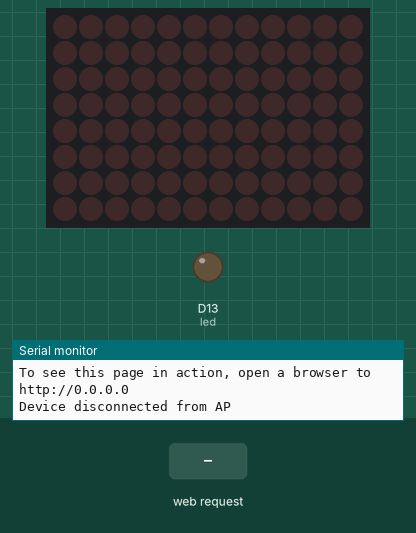
This sketch was run on a simulated Arduino Uno R4 WiFi. Shown: 12×8 LED matrix, output pins drawn as LEDs (lit = HIGH), the last lines printed to the serial monitor. The inputs (shaded band) are chosen by the test bench. Not simulated (calls return 0 or success): arduino_secrets.h.

Above: at 11.2 s.
11.3 s: HTTP request GET /H received
At 12.4 s:
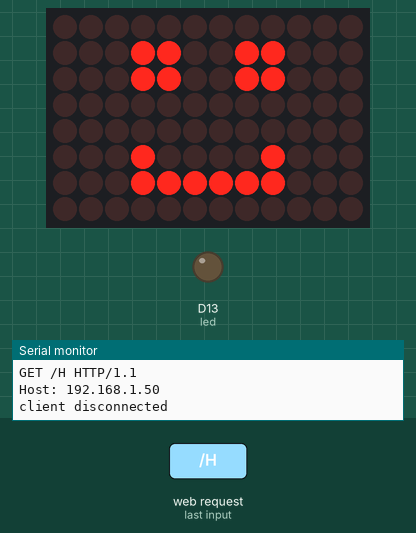
12.8 s: HTTP request GET /L received
At 13.5 s:
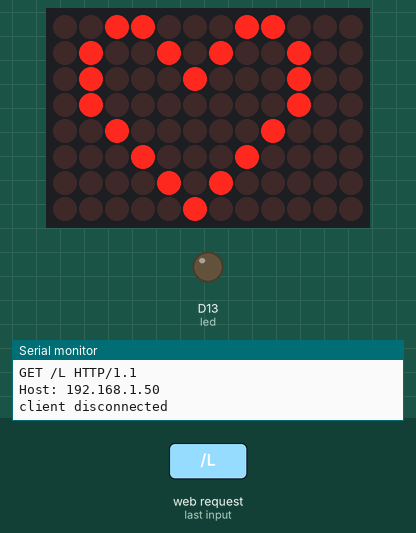
Timing chart, 0 to 15.8 s (numbered marks = the images above; inputs shaded):
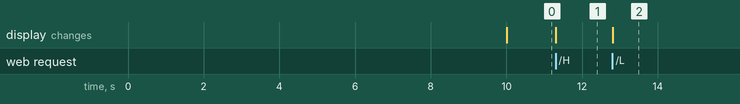

Measured:
- after the input at 11.3 s, the display: changes at once (image 1)
- after the input at 12.8 s, the display: changes at once (image 2)

The sketch:

access_point_test.ino
```cpp
/*
  WiFi Web Server LED Blink

  A simple web server that lets you blink an LED via the web.
  This sketch will create a new access point (with no password).
  It will then launch a new server and print out the IP address
  to the Serial Monitor. From there, you can open that address in a web browser
  to turn on and off the LED on pin 13.

  If the IP address of your board is yourAddress:
    http://yourAddress/H turns the LED on
    http://yourAddress/L turns it off

  created 25 Nov 2012
  by Tom Igoe
  adapted to WiFi AP by Adafruit

  Find the full UNO R4 WiFi Network documentation here:
  https://docs.arduino.cc/tutorials/uno-r4-wifi/wifi-examples#access-point
 */

#include "WiFiS3.h"

#include "arduino_secrets.h"

#include "Arduino_LED_Matrix.h"

ArduinoLEDMatrix matrix;

///////please enter your sensitive data in the Secret tab/arduino_secrets.h
char ssid[] = SECRET_SSID;        // your network SSID (name)
char pass[] = SECRET_PASS;        // your network password (use for WPA, or use as key for WEP)
int keyIndex = 0;                 // your network key index number (needed only for WEP)

int led =  LED_BUILTIN;
int status = WL_IDLE_STATUS;
WiFiServer server(80);

void setup() {
  //Initialize serial and wait for port to open:
  Serial.begin(9600);
  while (!Serial) {
    ; // wait for serial port to connect. Needed for native USB port only
  }
  Serial.println("Access Point Web Server");

  pinMode(led, OUTPUT);      // set the LED pin mode

  // check for the WiFi module:
  if (WiFi.status() == WL_NO_MODULE) {
    Serial.println("Communication with WiFi module failed!");
    // don't continue
    while (true);
  }

  String fv = WiFi.firmwareVersion();
  if (fv < WIFI_FIRMWARE_LATEST_VERSION) {
    Serial.println("Please upgrade the firmware");
  }

  // by default the local IP address will be 192.168.4.1
  // you can override it with the following:
  WiFi.config(IPAddress(192,48,56,2));

  // print the network name (SSID);
  Serial.print("Creating access point named: ");
  Serial.println(ssid);

  // Create open network. Change this line if you want to create an WEP network:
  status = WiFi.beginAP(ssid, pass);
  if (status != WL_AP_LISTENING) {
    Serial.println("Creating access point failed");
    // don't continue
    while (true);
  }

  // wait 10 seconds for connection:
  delay(10000);

  // start the web server on port 80
  server.begin();

  // you're connected now, so print out the status
  printWiFiStatus();

  matrix.begin();
}


const uint32_t happy[] = {
    0x19819,
    0x80000001,
    0x81f8000
};
const uint32_t heart[] = {
    0x3184a444,
    0x44042081,
    0x100a0040
};

void loop() {

  // compare the previous status to the current status
  if (status != WiFi.status()) {
    // it has changed update the variable
    status = WiFi.status();

    if (status == WL_AP_CONNECTED) {
      // a device has connected to the AP
      Serial.println("Device connected to AP");
    } else {
      // a device has disconnected from the AP, and we are back in listening mode
      Serial.println("Device disconnected from AP");
    }
  }

  WiFiClient client = server.available();   // listen for incoming clients

  if (client) {                             // if you get a client,
    Serial.println("new client");           // print a message out the serial port
    String currentLine = "";                // make a String to hold incoming data from the client
    while (client.connected()) {            // loop while the client's connected
      delayMicroseconds(10);                // This is required for the Arduino Nano RP2040 Connect - otherwise it will loop so fast that SPI will never be served.
      if (client.available()) {             // if there's bytes to read from the client,
        char c = client.read();             // read a byte, then
        Serial.write(c);                    // print it out to the serial monitor
        if (c == '\n') {                    // if the byte is a newline character

          // if the current line is blank, you got two newline characters in a row.
          // that's the end of the client HTTP request, so send a response:
          if (currentLine.length() == 0) {
            // HTTP headers always start with a response code (e.g. HTTP/1.1 200 OK)
            // and a content-type so the client knows what's coming, then a blank line:
            client.println("HTTP/1.1 200 OK");
            client.println("Content-type:text/html");
            client.println();

            // the content of the HTTP response follows the header:
            client.print("<p style=\"font-size:7vw;\">Click <a href=\"/H\">here</a> turn the LED on<br></p>");
            client.print("<p style=\"font-size:7vw;\">Click <a href=\"/L\">here</a> turn the LED off<br></p>");

            // The HTTP response ends with another blank line:
            client.println();
            // break out of the while loop:
            break;
          }
          else {      // if you got a newline, then clear currentLine:
            currentLine = "";
          }
        }
        else if (c != '\r') {    // if you got anything else but a carriage return character,
          currentLine += c;      // add it to the end of the currentLine
        }

        // Check to see if the client request was "GET /H" or "GET /L":
        if (currentLine.endsWith("GET /H")) {
          matrix.loadFrame(happy);              // GET /H turns the LED on
        }
        if (currentLine.endsWith("GET /L")) {
          matrix.loadFrame(heart);               // GET /L turns the LED off
        }
      }
    }
    // close the connection:
    client.stop();
    Serial.println("client disconnected");
  }
}

void printWiFiStatus() {
  // print the SSID of the network you're attached to:
  Serial.print("SSID: ");
  Serial.println(WiFi.SSID());

  // print your WiFi shield's IP address:
  IPAddress ip = WiFi.localIP();
  Serial.print("IP Address: ");
  Serial.println(ip);

  // print where to go in a browser:
  Serial.print("To see this page in action, open a browser to http://");
  Serial.println(ip);

}
```
